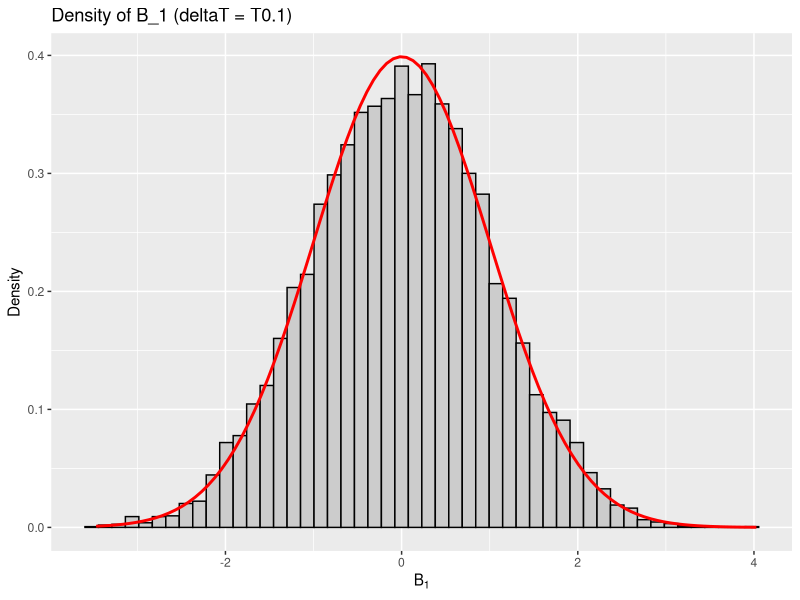
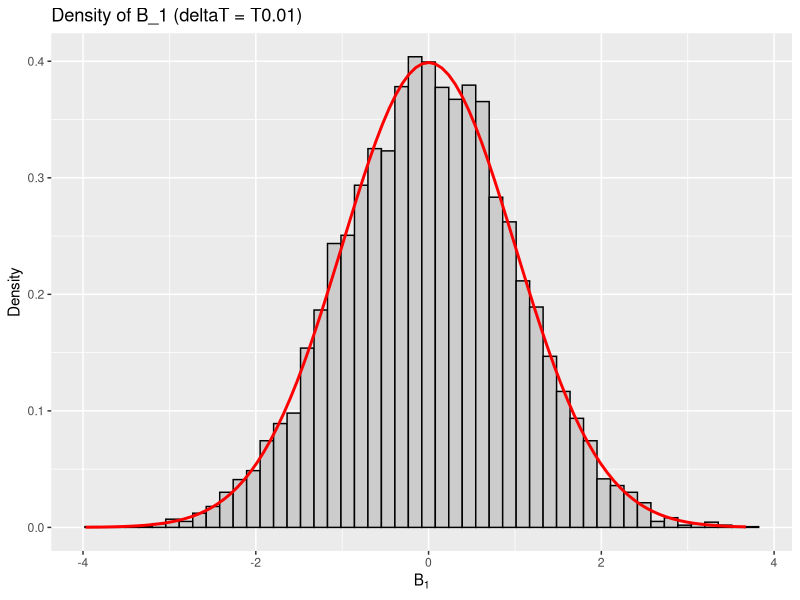
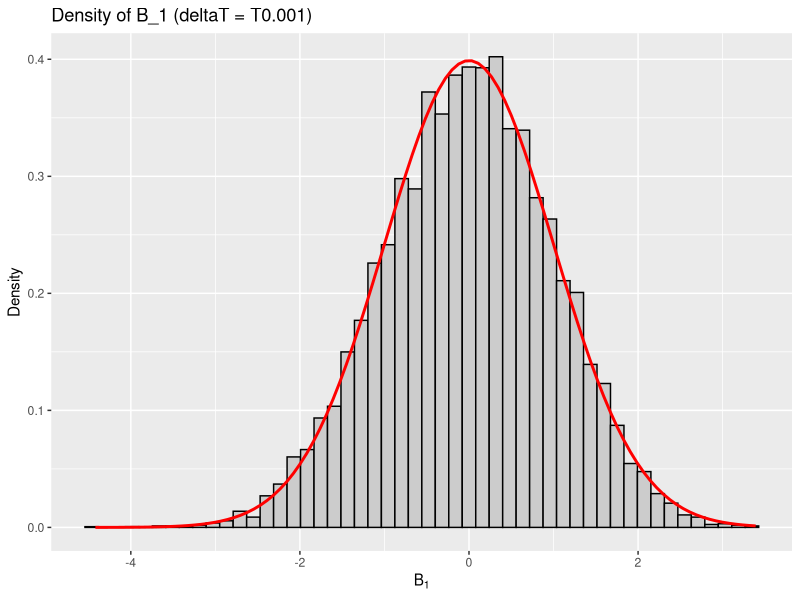
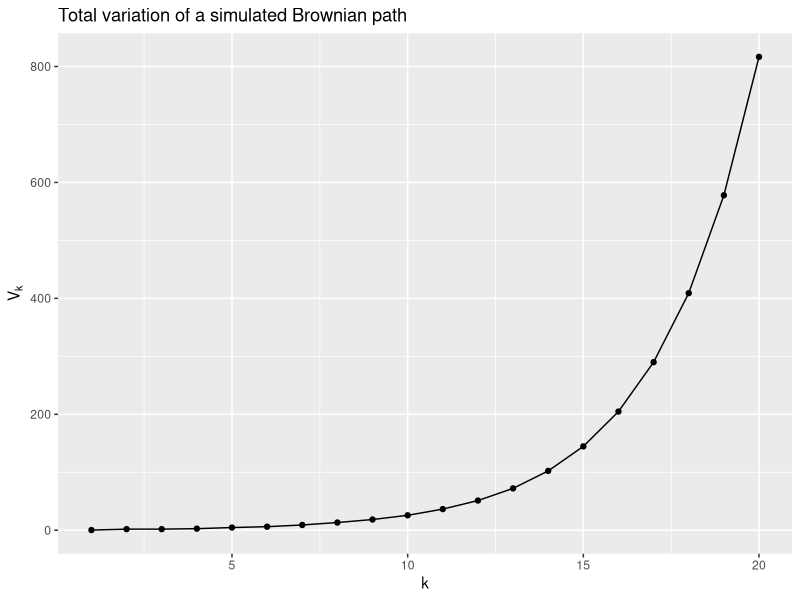
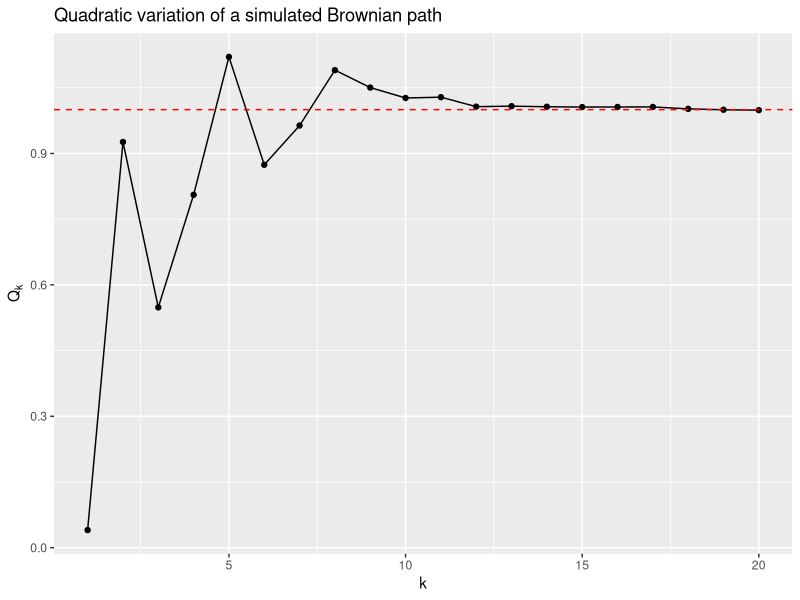
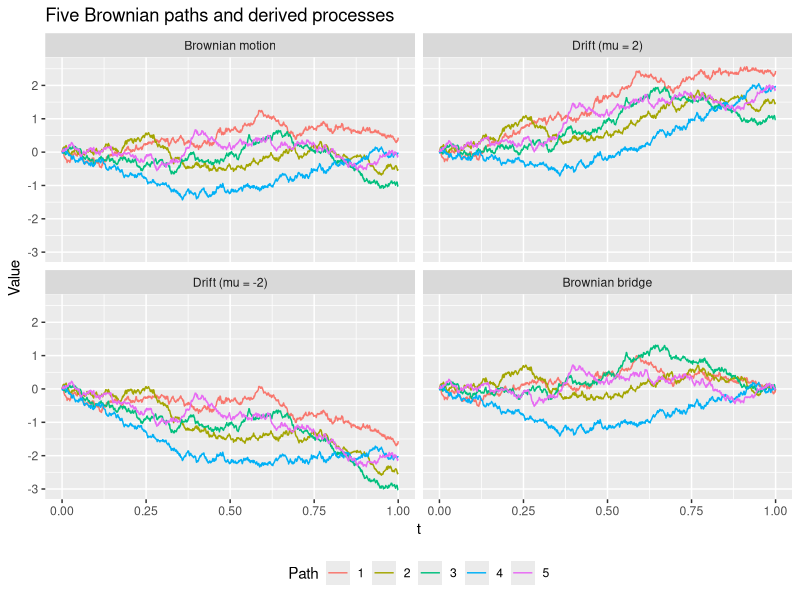
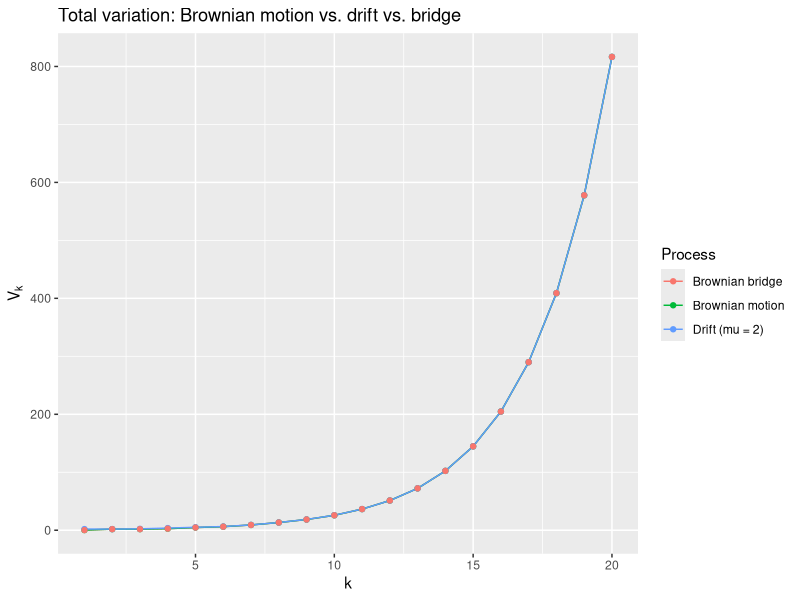
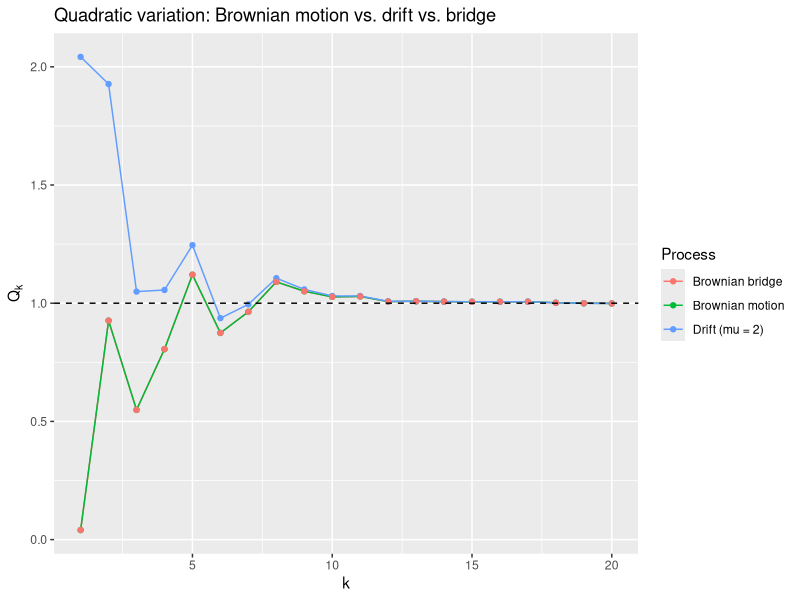

These figures' R source, in order:
#########################
########## 2.7 ##########
#########################
library(ggplot2)

DiscreteBrownianMotionGenerator <- function(deltaT, N, a = 0, b = 1, seed = 2026)
{
  set.seed(seed)

  nGrid <- (b - a) / deltaT

  if (abs(nGrid - round(nGrid)) > 1e-8)
  {
    stop("deltaT should divide b - a evenly")
  }

  nGrid <- round(nGrid) #Makes it an integer

  res <- matrix(NA_real_, nrow = N, ncol = nGrid + 1)

  res[, 1] <- rep(0, length = N)

  for (i in 1:nrow(res))
  {
    gaussianVec <- rnorm(nGrid, mean = 0, sd = 1)

    # B_{t_i} = B_{t_{i-1}} + sqrt(deltaT) * z_i, so B_{t_i} = sqrt(deltaT) * cumsum(z_1, ..., z_i)
    res[i, 2:(nGrid + 1)] <- cumsum(sqrt(deltaT) * gaussianVec)
  }

  # Column j holds B_{t} at time t = times[j], so columns can be looked up by time
  times <- seq(a, b, by = deltaT)
  colnames(res) <- times
  attr(res, "times") <- times

  return(res)
}

# Total variation V_k and quadratic variation Q_k of a path `p` (on a grid of
# spacing 2^-kMax over [0,1]) along the uniform partitions pi_k, k = 1, ..., kMax
computeVariations <- function(p, kMax)
{
  Vk <- numeric(kMax)
  Qk <- numeric(kMax)

  for (k in 1:kMax)
  {
    # pi_k = {t_i^k = i / 2^k, i = 0, ..., 2^k}: every stepIndex-th point of the
    # 2^-kMax grid, since t_i^k / 2^-kMax = i * 2^(kMax - k) is an integer index
    stepIndex <- 2^(kMax - k)
    pOnPartition <- p[seq(1, length(p), by = stepIndex)]

    increments <- diff(pOnPartition)

    Vk[k] <- sum(abs(increments))
    Qk[k] <- sum(increments^2)
  }

  return(data.frame(k = 1:kMax, V_k = Vk, Q_k = Qk))
}

# ----- a) -----
samples <- list(
  T0.1 = DiscreteBrownianMotionGenerator(deltaT = 0.1, N = 10000),
  T0.01 = DiscreteBrownianMotionGenerator(deltaT = 0.01, N = 10000),
  T0.001 = DiscreteBrownianMotionGenerator(deltaT = 0.001, N = 10000)
)

summaryStats <- matrix(NA_real_, nrow = length(samples), ncol = 2)

for (i in 1:length(samples))
{
  sample <- samples[[i]]

  B1s <- sample[,ncol(sample)]

  # (i)
  print(paste("Calculating sample mean and variance for B_1 for ", names(samples)[i]))
  summaryStats[i, 1] <- mean(B1s)
  summaryStats[i, 2] <- var(B1s)
  print(paste("Sample mean for endpoints B1: ", summaryStats[i, 1]))
  print(paste("Sample variance for endpoints B1: ", summaryStats[i, 2]))

  # (ii)
  p <- ggplot(data = data.frame(B1 = B1s), aes(x = B1)) +
    geom_histogram(aes(y = after_stat(density)), bins = 50, colour = "black", fill = "grey80") +
    stat_function(fun = dnorm, colour = "red", linewidth = 1) +
    labs(title = paste0("Density of B_1 (deltaT = ", names(samples)[i], ")"),
         x = expression(B[1]), y = "Density")

  print(p)
}

# ----- b) -----
kMax <- 20
highResolutionBrownianPath <- DiscreteBrownianMotionGenerator(deltaT = 2**(-kMax), N = 1)
path <- as.numeric(highResolutionBrownianPath[1, ]) # path[i + 1] = B_{i * 2^-kMax}

variationDF <- computeVariations(path, kMax) # (i) V_k in $V_k column, (iii) Q_k in $Q_k column

# (ii) total variation should blow up as k grows (Brownian paths have infinite variation)
ggplot(variationDF, aes(x = k, y = V_k)) +
  geom_line() + geom_point() +
  labs(title = "Total variation of a simulated Brownian path",
       x = "k", y = expression(V[k]))

# (iv) quadratic variation should converge to the length of the interval, 1
ggplot(variationDF, aes(x = k, y = Q_k)) +
  geom_line() + geom_point() +
  geom_hline(yintercept = 1, linetype = "dashed", colour = "red") +
  labs(title = "Quadratic variation of a simulated Brownian path",
       x = "k", y = expression(Q[k]))

# ----- c) -----
nPaths_c <- 5
deltaT_c <- 0.001
mu_pos <- 2
mu_neg <- -2

# (i) five sample Brownian paths, generated once and reused below
fivePaths <- DiscreteBrownianMotionGenerator(deltaT = deltaT_c, N = nPaths_c)
times_c <- attr(fivePaths, "times")

# Reshape an N x (nGrid+1) path matrix into a long data frame for ggplot
matrixToLongDF <- function(mat, times, process)
{
  data.frame(
    path = factor(rep(1:nrow(mat), times = ncol(mat))),
    time = rep(times, each = nrow(mat)),
    value = as.vector(mat),
    process = process
  )
}

bmDF <- matrixToLongDF(fivePaths, times_c, "Brownian motion")

# (ii) same five paths, with drift added: X_t = B_t + mu * t
driftPosPaths <- sweep(fivePaths, 2, mu_pos * times_c, "+")
driftNegPaths <- sweep(fivePaths, 2, mu_neg * times_c, "+")

driftPosDF <- matrixToLongDF(driftPosPaths, times_c, "Drift (mu = 2)")
driftNegDF <- matrixToLongDF(driftNegPaths, times_c, "Drift (mu = -2)")

# (iii) same five paths, as Brownian bridges: b_t = B_t - t * B_1
B1_c <- fivePaths[, ncol(fivePaths)]
bridgePaths <- fivePaths - outer(B1_c, times_c)

bridgeDF <- matrixToLongDF(bridgePaths, times_c, "Brownian bridge")

# (iv) compare all four side by side; each panel uses the *same* underlying
# randomness (same colour = same path), so only the construction differs
allProcessesDF <- rbind(bmDF, driftPosDF, driftNegDF, bridgeDF)
allProcessesDF$process <- factor(allProcessesDF$process,
  levels = c("Brownian motion", "Drift (mu = 2)", "Drift (mu = -2)", "Brownian bridge"))

ggplot(allProcessesDF, aes(x = time, y = value, colour = path)) +
  geom_line() +
  facet_wrap(~ process, nrow = 2) +
  labs(title = "Five Brownian paths and derived processes",
       x = "t", y = "Value", colour = "Path") +
  theme(legend.position = "bottom")

# ----- Remark: repeat the variation analysis from b) for drift and bridge -----
# Reuse the single high-resolution path from b), turned into a drift and a
# bridge path, and compare their V_k / Q_k against plain Brownian motion.
times_fine <- attr(highResolutionBrownianPath, "times")
driftPath <- path + mu_pos * times_fine
bridgePath <- path - times_fine * path[length(path)]

remarkDF <- rbind(
  cbind(computeVariations(path, kMax), process = "Brownian motion"),
  cbind(computeVariations(driftPath, kMax), process = "Drift (mu = 2)"),
  cbind(computeVariations(bridgePath, kMax), process = "Brownian bridge")
)

# Total variation: drift/bridge are BM plus a smooth (finite-variation) term,
# so all three still blow up like BM's V_k as k grows
ggplot(remarkDF, aes(x = k, y = V_k, colour = process)) +
  geom_line() + geom_point() +
  labs(title = "Total variation: Brownian motion vs. drift vs. bridge",
       x = "k", y = expression(V[k]), colour = "Process")

# Quadratic variation: adding a smooth drift or subtracting a linear term
# doesn't change the quadratic variation, so all three still converge to 1
ggplot(remarkDF, aes(x = k, y = Q_k, colour = process)) +
  geom_line() + geom_point() +
  geom_hline(yintercept = 1, linetype = "dashed", colour = "black") +
  labs(title = "Quadratic variation: Brownian motion vs. drift vs. bridge",
       x = "k", y = expression(Q[k]), colour = "Process")
